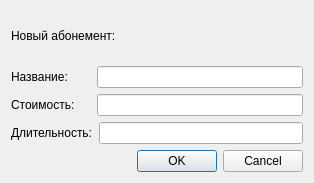
<?xml version="1.0" encoding="UTF-8"?>
<ui version="4.0">
 <class>Dialog</class>
 <widget class="QDialog" name="Dialog">
  <property name="geometry">
   <rect>
    <x>0</x>
    <y>0</y>
    <width>314</width>
    <height>183</height>
   </rect>
  </property>
  <property name="sizePolicy">
   <sizepolicy hsizetype="Fixed" vsizetype="Fixed">
    <horstretch>0</horstretch>
    <verstretch>0</verstretch>
   </sizepolicy>
  </property>
  <property name="windowTitle">
   <string>Dialog</string>
  </property>
  <layout class="QGridLayout" name="gridLayout">
   <item row="0" column="0">
    <layout class="QVBoxLayout" name="verticalLayout_2">
     <item>
      <widget class="QLabel" name="label">
       <property name="text">
        <string>Новый абонемент:</string>
       </property>
      </widget>
     </item>
     <item>
      <layout class="QVBoxLayout" name="verticalLayout">
       <item>
        <layout class="QHBoxLayout" name="horizontalLayout">
         <item>
          <widget class="QLabel" name="label_2">
           <property name="minimumSize">
            <size>
             <width>80</width>
             <height>0</height>
            </size>
           </property>
           <property name="text">
            <string>Название:</string>
           </property>
          </widget>
         </item>
         <item>
          <widget class="QLineEdit" name="name"/>
         </item>
        </layout>
       </item>
       <item>
        <layout class="QHBoxLayout" name="horizontalLayout_2">
         <item>
          <widget class="QLabel" name="label_3">
           <property name="minimumSize">
            <size>
             <width>80</width>
             <height>0</height>
            </size>
           </property>
           <property name="text">
            <string>Стоимость:</string>
           </property>
          </widget>
         </item>
         <item>
          <widget class="QLineEdit" name="cost"/>
         </item>
        </layout>
       </item>
       <item>
        <layout class="QHBoxLayout" name="horizontalLayout_3">
         <item>
          <widget class="QLabel" name="label_4">
           <property name="minimumSize">
            <size>
             <width>80</width>
             <height>0</height>
            </size>
           </property>
           <property name="text">
            <string>Длительность:</string>
           </property>
          </widget>
         </item>
         <item>
          <widget class="QLineEdit" name="dur"/>
         </item>
        </layout>
       </item>
      </layout>
     </item>
    </layout>
   </item>
   <item row="1" column="0">
    <widget class="QDialogButtonBox" name="buttonBox">
     <property name="orientation">
      <enum>Qt::Horizontal</enum>
     </property>
     <property name="standardButtons">
      <set>QDialogButtonBox::Cancel|QDialogButtonBox::Ok</set>
     </property>
    </widget>
   </item>
  </layout>
 </widget>
 <resources/>
 <connections>
  <connection>
   <sender>buttonBox</sender>
   <signal>accepted()</signal>
   <receiver>Dialog</receiver>
   <slot>accept()</slot>
   <hints>
    <hint type="sourcelabel">
     <x>248</x>
     <y>254</y>
    </hint>
    <hint type="destinationlabel">
     <x>157</x>
     <y>274</y>
    </hint>
   </hints>
  </connection>
  <connection>
   <sender>buttonBox</sender>
   <signal>rejected()</signal>
   <receiver>Dialog</receiver>
   <slot>reject()</slot>
   <hints>
    <hint type="sourcelabel">
     <x>316</x>
     <y>260</y>
    </hint>
    <hint type="destinationlabel">
     <x>286</x>
     <y>274</y>
    </hint>
   </hints>
  </connection>
 </connections>
</ui>
